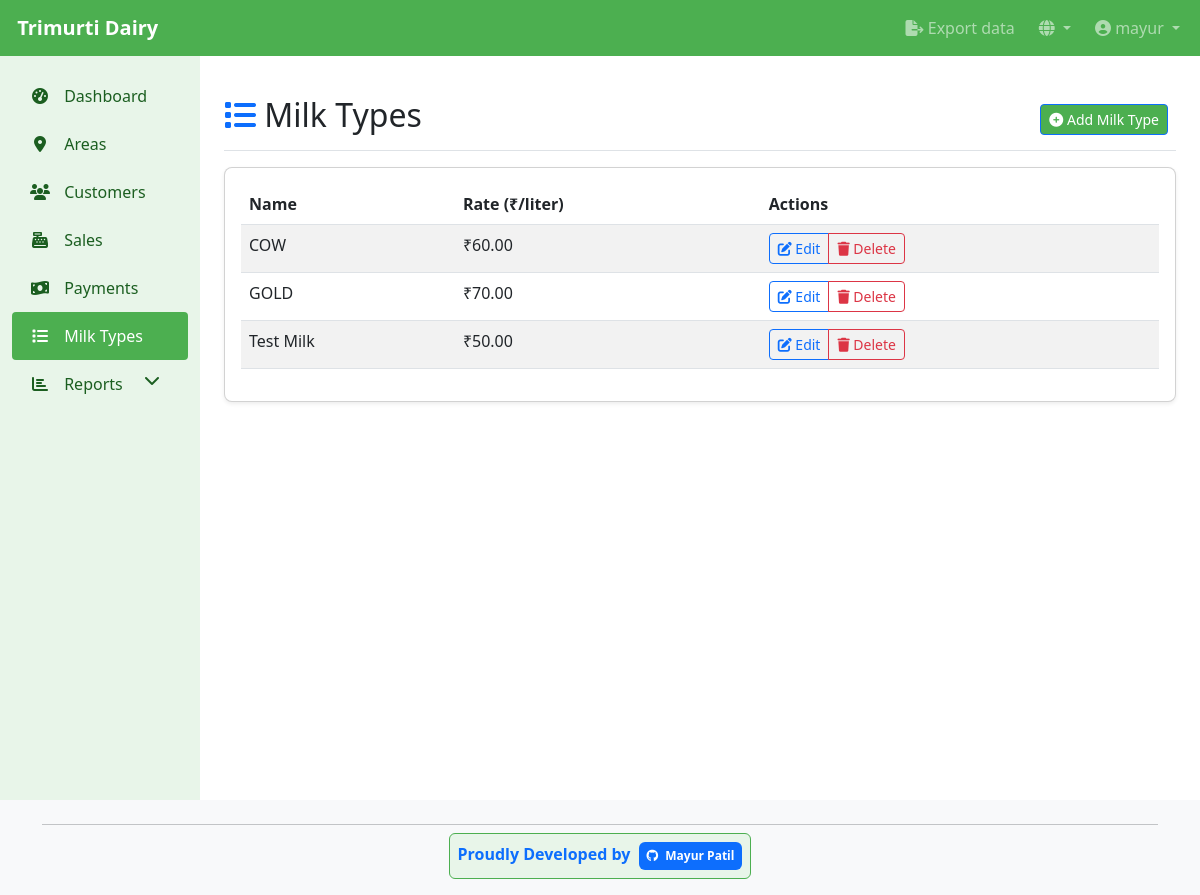
The app's page /en/dairy/milk-types/ (signed in), older data.
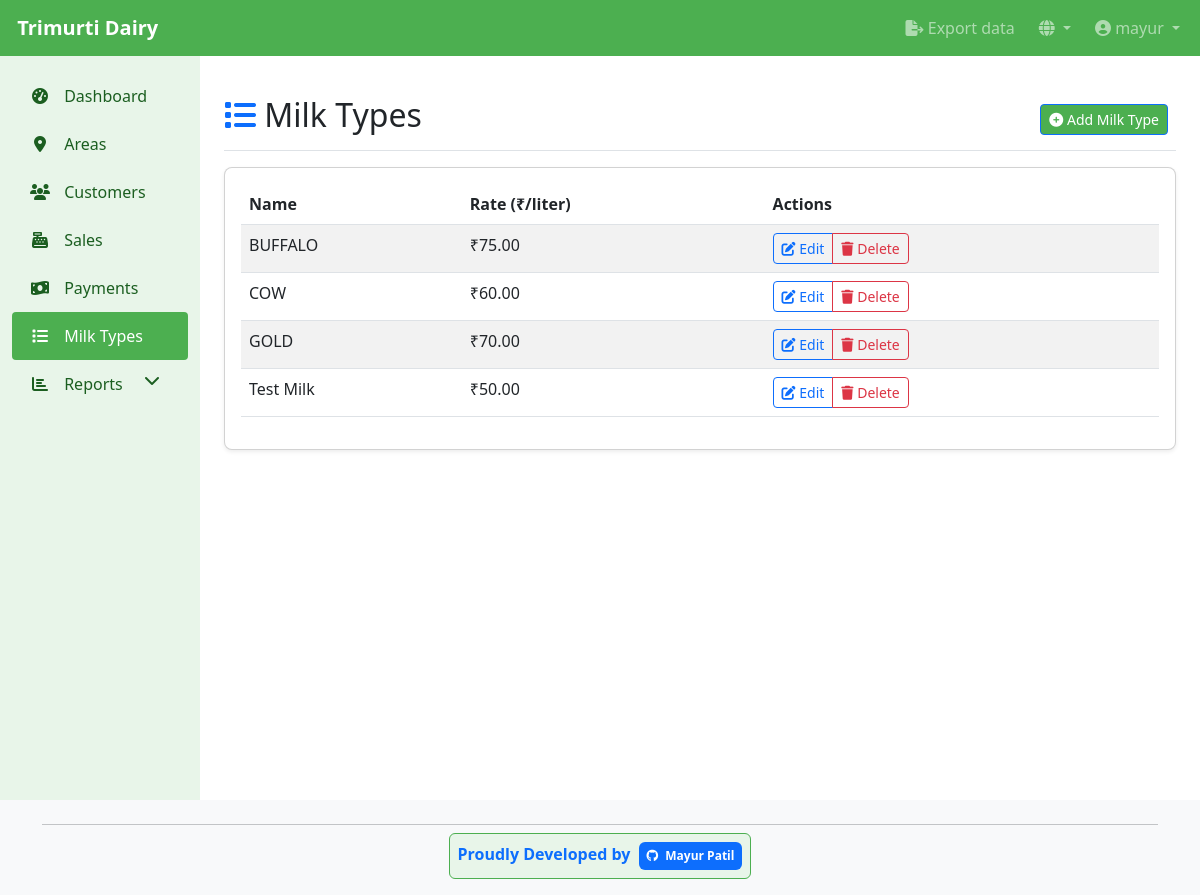
The same page, newer data.
### dairy_app/models.py (models this page shows, shortened)
class MilkType(models.Model):
    name = models.CharField(max_length=100)
    rate_per_liter = models.DecimalField(max_digits=10, decimal_places=2, help_text=_('Rate in Rs per liter'))
    class Meta:
        ordering = ['name']

### dairy_app/views.py (the view)
# urls.py: path('milk-types/', views.MilkTypeListView.as_view(), name='milk_type_list'),
class MilkTypeListView(LoginRequiredMixin, ListView):
    model = MilkType
    template_name = 'dairy_app/milk_type_list.html'
    context_object_name = 'milk_types'
    def get_queryset(self):
        return MilkType.objects.all()

### dairy_app/templates/dairy_app/milk_type_list.html (shortened to what this page needs)
{% extends 'base.html' %}
{% load i18n %}
{% block content %}
<div class="d-flex justify-content-between flex-wrap flex-md-nowrap align-items-center pt-3 pb-2 mb-3 border-bottom">
    <h1 class="h2"><i class="fas fa-list text-primary"></i> {% trans "Milk Types" %}</h1>
    <div class="btn-toolbar mb-2 mb-md-0">
        <div class="btn-group me-2">
            <a href="{% url 'milk_type_add' %}" class="btn btn-sm btn-primary">
                <i class="fas fa-plus-circle"></i> {% trans "Add Milk Type" %}
            </a>
        </div>
    </div>
</div>
<div class="card">
    <div class="card-body">
        {% if milk_types %}
        <div class="table-responsive">
            <table class="table table-striped table-hover">
                <thead>
                    <tr>
                        <th>{% trans "Name" %}</th>
                        <th>{% trans "Rate" %} (₹/{% trans "liter" %})</th>
                        <th>{% trans "Actions" %}</th>
                    </tr>
                </thead>
                <tbody>
                    {% for milk_type in milk_types %}
                    <tr>
                        <td>{{ milk_type.name }}</td>
                        <td>₹{{ milk_type.rate_per_liter|floatformat:2 }}</td>
                        <td>
                            <div class="btn-group btn-group-sm">
                                <a href="{% url 'milk_type_edit' milk_type.id %}" class="btn btn-outline-primary">
                                    <i class="fas fa-edit"></i> {% trans "Edit" %}
                                </a>
                                <a href="{% url 'milk_type_delete' milk_type.id %}" class="btn btn-outline-danger">
                                    <i class="fas fa-trash"></i> {% trans "Delete" %}
                                </a>
                            </div>
                        </td>
                    </tr>
                    {% endfor %}
                </tbody>
            </table>
        </div>
        {% endif %}
    </div>
</div>
{% endblock %}

Row changes from the older to the newer data that the page shows:
added MilkType: name "BUFFALO", rate_per_liter "75.00"
